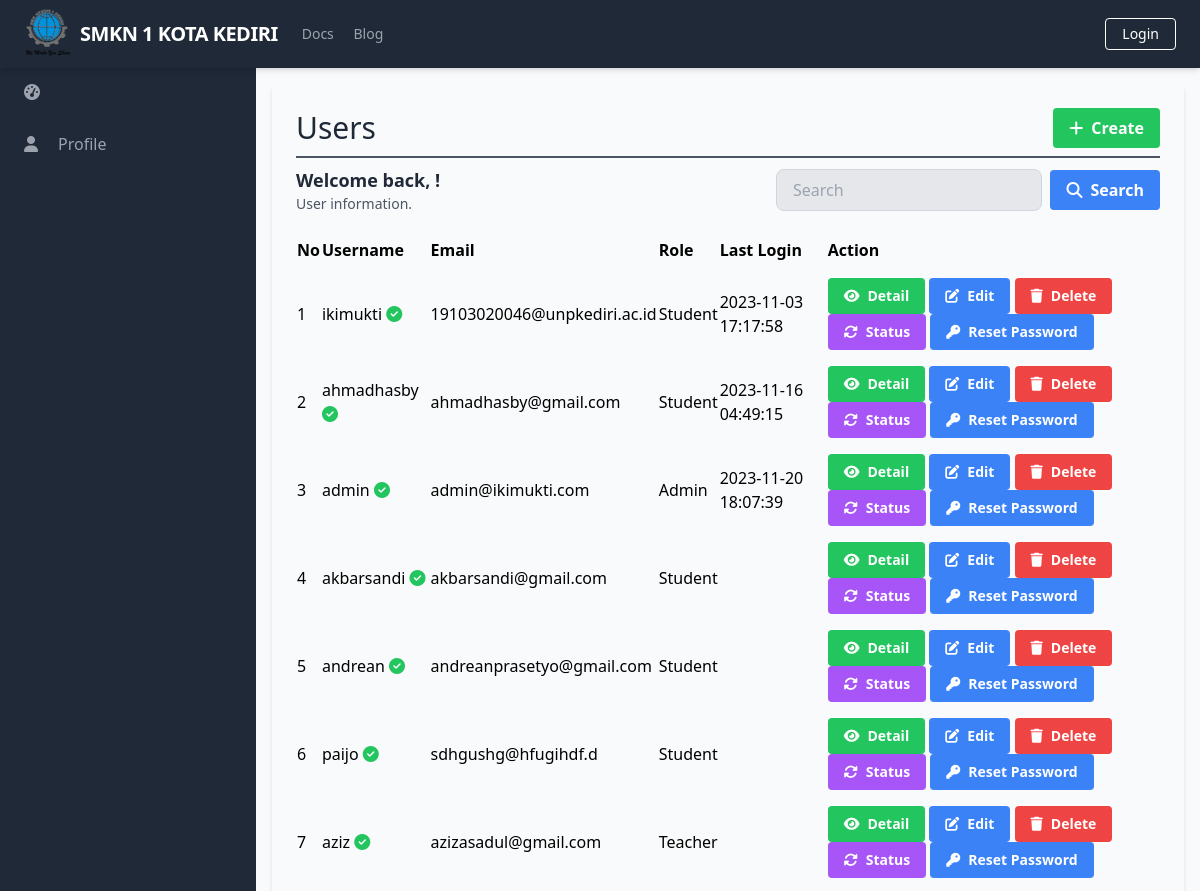
The app's page /manage_users/manage_users_list.php (upper part), older data.
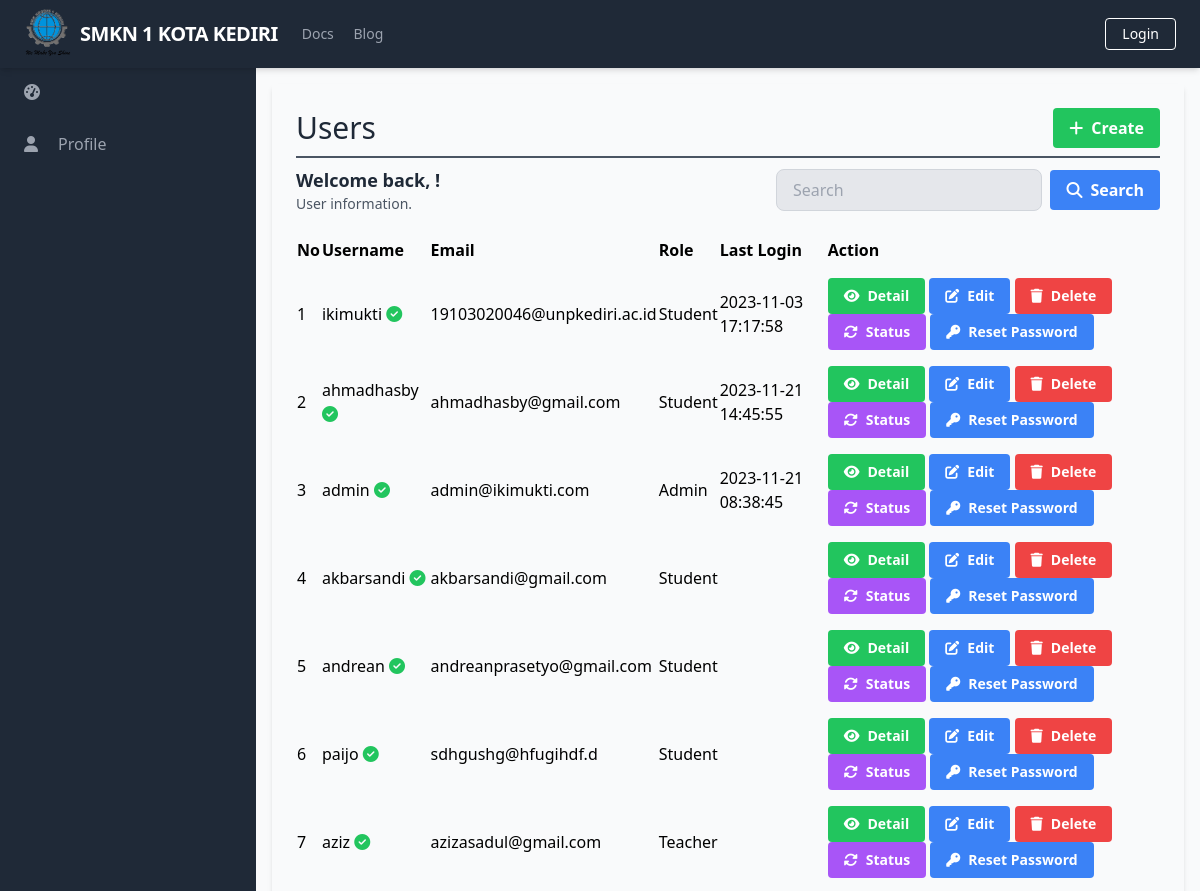
The same page, newer data.
### tables this page shows
CREATE TABLE `Users` (
  `UserID` int(11) NOT NULL,
  `Username` varchar(50) NOT NULL,
  `Password` varchar(255) NOT NULL,
  `Email` varchar(100) NOT NULL,
  `FullName` varchar(100) DEFAULT NULL,
  `DateOfBirth` date DEFAULT NULL,
  `Gender` varchar(10) DEFAULT NULL,
  `Address` text DEFAULT NULL,
  `PhoneNumber` varchar(20) DEFAULT NULL,
  `RoleID` int(11) DEFAULT NULL,
  `AccountCreationDate` timestamp NOT NULL DEFAULT current_timestamp() ON UPDATE current_timestamp(),
  `LastLogin` datetime DEFAULT NULL,
  `AccountStatus` varchar(20) DEFAULT NULL,
  `ProfilePictureURL` varchar(255) DEFAULT NULL,
  `ActivationStatus` varchar(20) DEFAULT NULL
);

CREATE TABLE `Role` (
  `RoleID` int(11) NOT NULL,
  `RoleName` varchar(50) NOT NULL
);

### database/connection.php (called while the page is built, shortened)
<?php
$baseUrl = "http://localhost/final_project_aziz_2023/";
$baseTitle = "SMKN 1 KOTA KEDIRI";
$baseLogoUrl = "http://localhost/final_project_aziz_2023/static/logo.png";

### public/manage_users/manage_users_list.php (the view, shortened to what this page needs)
<?php
require_once('../../database/connection.php');
?>
<?php include_once('../components/header.php'); ?>
<div class="h-screen flex flex-col">
    <?php include('../components/navbar.php'); ?>
    <div class="flex-grow bg-gray-50 flex flex-row shadow-md">
        <?php include('../components/sidebar.php'); ?>
        <main class=" bg-gray-50 flex flex-col flex-1 overflow-y-scroll h-screen flex-shrink-0 sc-hide pb-40">
            <div class="flex items-start justify-start p-6 shadow-md m-4 flex-1 flex-col">
                <div class="flex flex-row justify-between items-center w-full border-b-2 border-gray-600 mb-2 pb-2">
                    <h1 class="text-3xl text-gray-800 font-semibol w-full">Users</h1>
                    <div class="flex flex-row justify-end items-center">
                        <a href="<?php echo $baseUrl; ?>public/manage_users/manage_users_create.php" class="bg-green-500 hover-bg-green-700 text-white font-bold py-2 px-4 rounded inline-flex items-center">
                            <i class="fas fa-plus mr-2"></i>
                            <span>Create</span>
                        </a>
                    </div>
                </div>
                <div class="flex flex-col w-full">
                    <div class="flex flex-row justify-between items-center w-full mb-2 pb-2">
                        <div>
                            <h2 class="text-lg text-gray-800 font-semibold">Welcome back, <?php echo $_SESSION['FullName']; ?>!</h2>
                            <p class="text-gray-600 text-sm">User information.</p>
                        </div>
                        <form class="flex items-center justify-end space-x-2 w-96">
                            <input type="text" name="search" class="bg-gray-200 focus-bg-white focus-outline-none border border-gray-300 rounded-lg py-2 px-4 block w-full appearance-none leading-normal" placeholder="Search" value="<?php echo isset($_GET['search']) ? $_GET['search'] : ''; ?>">
                            <button type="submit" class="bg-blue-500 hover-bg-blue-700 text-white font-bold py-2 px-4 rounded space-x-2 inline-flex items-center">
                                <i class="fas fa-search"></i>
                                <span>Search</span>
                            </button>
                        </form>
                    </div>
                    <table class="min-w-full">
                        <thead>
                            <tr>
                                <th class="text-left py-2">No</th>
                                <th class="text-left py-2">Username</th>
                                <th class="text-left py-2">Email</th>
                                <th class="text-left py-2">Role</th>
                                <th class="text-left py-2">Last Login</th>
                                <th class="text-left py-2">Action</th>
                            </tr>
                        </thead>
                        <tbody>
                            <?php
                            $searchTerm = isset($_GET['search']) ? $_GET['search'] : '';
                            $page = isset($_GET['page']) ? $_GET['page'] : 1;
                            $query = "SELECT u.UserID, u.Username, u.Email, r.RoleName, u.LastLogin, u.ActivationStatus FROM Users u
                                      LEFT JOIN Role r ON u.RoleID = r.RoleID
                                      WHERE u.Username LIKE '%$searchTerm%' OR u.Email LIKE '%$searchTerm%'
                                      LIMIT 15 OFFSET " . ($page - 1) * 15;
                            $result = $conn->query($query);
                            $no = 1;
                            while ($row = $result->fetch_assoc()) {
                            ?>
                                <tr>
                                    <td class="py-2"><?php echo $no++; ?></td>
                                    <td class="py-2">
                                        <?php echo $row['Username']; ?>
                                        <?php
                                        if ($row['ActivationStatus'] == 'pending' || $row['ActivationStatus'] == NULL) {
                                            echo '<i class="fas fa-hourglass-half text-yellow-500"></i>';
                                        } elseif ($row['ActivationStatus'] == 'active') {
                                            echo '<i class="fas fa-check-circle text-green-500"></i>';
                                        } elseif ($row['ActivationStatus'] == 'disabled') {
                                            echo '<i class="fas fa-ban text-red-500"></i>';
                                        }
                                        ?>
                                    </td>
                                    <td class="py-2"><?php echo $row['Email']; ?></td>
                                    <td class="py-2"><?php echo $row['RoleName']; ?></td>
                                    <td class="py-2"><?php echo $row['LastLogin']; ?></td>
                                    <td class='py-2'>
                                        <a href="<?php echo $baseUrl; ?>public/manage_users/manage_users_detail.php?id=<?php echo $row['UserID'] ?>" class='bg-green-500 hover-bg-green-700 text-white font-bold py-2 px-4 rounded inline-flex items-center text-sm'>
                                            <i class='fas fa-eye mr-2'></i>
                                            <span>Detail</span>
                                        </a>
                                        <a href="<?php echo $baseUrl; ?>public/manage_users/manage_users_update.php?id=<?php echo $row['UserID'] ?>" class='bg-blue-500 hover-bg-blue-700 text-white font-bold py-2 px-4 rounded inline-flex items-center text-sm'>
                                            <i class='fas fa-edit mr-2'></i>
                                            <span>Edit</span>
                                        </a>
                                        <a href="#" onclick="confirmDelete(<?php echo $row['UserID']; ?>)" class='bg-red-500 hover-bg-red-700 text-white font-bold py-2 px-4 rounded inline-flex items-center text-sm'>
                                            <i class='fas fa-trash mr-2'></i>
                                            <span>Delete</span>
                                        </a>
                                        <a href="#" onclick="confirmUpdateStatus(<?php echo $row['UserID']; ?>, '<?php echo $row['ActivationStatus']; ?>')" class='bg-purple-500 hover-bg-blue-700 text-white font-bold py-2 px-4 rounded inline-flex items-center text-sm'>
                                            <i class='fas fa-sync-alt mr-2'></i>
                                            <span>Status</span>
                                        </a>
                                        <a href="<?php echo $baseUrl; ?>public/manage_users/manage_users_reset_password.php?id=<?php echo $row['UserID']; ?>" class="bg-blue-500 hover-bg-blue-700 text-white font-bold py-2 px-4 rounded inline-flex items-center text-sm">
                                            <i class="fas fa-key mr-2"></i>
                                            <span>Reset Password</span>
                                        </a>
                                    </td>
                                </tr>
                            <?php
                            }
                            ?>
                        </tbody>
                    </table>
                </div>
        </main>
    </div>
</div>
</body>
</html>

### public/components/header.php (shortened to what this page needs)
<!DOCTYPE html>
<html lang="en">
<head>
    <link rel="stylesheet" href="<?php echo $baseUrl; ?>dist/output.css">
    <link rel="stylesheet" href="https://cdn.jsdelivr.net/npm/sweetalert2@11/dist/sweetalert2.min.css">
</head>
<body class="overflow-hidden">

### public/components/navbar.php (shortened to what this page needs)
<nav class="flex items-center justify-between flex-wrap bg-gray-800 py-2 px-6 shadow-md sticky top-0">
    <div class="flex items-center flex-shrink-0 text-white mr-6 ">
        <a href="<?php echo $baseUrl; ?>public/index.php" class="flex items-center space-x-2">
            <img src="<?php echo $baseLogoUrl; ?>" alt="Logo" class="w-12" />
            <span class="font-semibold text-xl tracking-tight"><?php echo $baseTitle; ?></span>
        </a>
    </div>
    <div class="w-full block flex-grow lg:flex lg:items-center lg:w-auto">
        <div class="text-sm lg:flex-grow">
            <a href="#responsive-header" class="block mt-4 lg:inline-block lg:mt-0 text-gray-400 hover:text-white mr-4">
                Docs
            </a>
            <a href="#responsive-header" class="block mt-4 lg:inline-block lg:mt-0 text-gray-400 hover:text-white">
                Blog
            </a>
        </div>
        <div>
            <?php
            if (isset($_SESSION['UserID'])) {
                echo '<a href="javascript:void(0);" onclick="confirmLogout()" class="inline-block text-sm px-4 py-2 leading-none border rounded text-white border-white hover:border-transparent hover:text-gray-500 hover:bg-white mt-4 lg:mt-0">Logout</a>';
            } else {
                echo '<a href="login.php" class="inline-block text-sm px-4 py-2 leading-none border rounded text-white border-white hover:border-transparent hover:text-gray-500 hover:bg-white mt-4 lg:mt-0">Login</a>';
            }
            ?>
        </div>
    </div>
</nav>

### public/components/sidebar.php (shortened to what this page needs)
<aside class="bg-gray-800 text-white w-64 overflow-y-scroll h-screen flex-shrink-0 sc-hide">
    <ul class="text-gray-400">
        <li class="px-6 py-4 hover:bg-gray-700 cursor-pointer space-x-2 flex items-center">
            <i class="fas fa-tachometer-alt mr-3"></i>
        </li>
        <li class="px-6 py-4 hover-bg-gray-700 cursor-pointer space-x-2 flex items-center">
            <i class="fas fa-user mr-3"></i>
            <a href="../profiles/profile.php">Profile</a>
        </li>
    </ul>
    <hr class="mt-60 border-transparent">
</aside>

Row changes from the older to the newer data that the page shows:
changed users "ahmadhasby": LastLogin "2023-11-16 04:49:15" → "2023-11-21 14:45:55"
changed users "admin": LastLogin "2023-11-20 18:07:39" → "2023-11-21 08:38:45"
